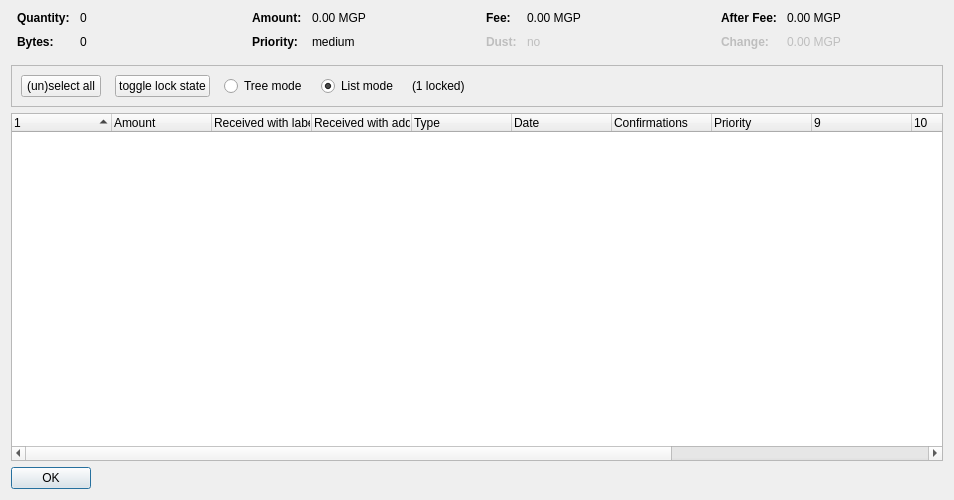
<?xml version="1.0" encoding="UTF-8"?>
<ui version="4.0">
 <class>CoinControlDialog</class>
 <widget class="QDialog" name="CoinControlDialog">
  <property name="geometry">
   <rect>
    <x>0</x>
    <y>0</y>
    <width>954</width>
    <height>500</height>
   </rect>
  </property>
  <property name="windowTitle">
   <string>Coin Selection</string>
  </property>
  <layout class="QVBoxLayout" name="verticalLayout">
   <item>
    <layout class="QHBoxLayout" name="horizontalLayoutTop" stretch="0,0,0,0">
     <property name="topMargin">
      <number>0</number>
     </property>
     <property name="bottomMargin">
      <number>10</number>
     </property>
     <item>
      <layout class="QFormLayout" name="formLayoutCoinControl1">
       <property name="horizontalSpacing">
        <number>10</number>
       </property>
       <property name="verticalSpacing">
        <number>10</number>
       </property>
       <property name="leftMargin">
        <number>6</number>
       </property>
       <property name="rightMargin">
        <number>6</number>
       </property>
       <item row="0" column="0">
        <widget class="QLabel" name="labelCoinControlQuantityText">
         <property name="font">
          <font>
           <weight>75</weight>
           <bold>true</bold>
          </font>
         </property>
         <property name="text">
          <string>Quantity:</string>
         </property>
        </widget>
       </item>
       <item row="0" column="1">
        <widget class="QLabel" name="labelCoinControlQuantity">
         <property name="cursor">
          <cursorShape>IBeamCursor</cursorShape>
         </property>
         <property name="contextMenuPolicy">
          <enum>Qt::ActionsContextMenu</enum>
         </property>
         <property name="text">
          <string notr="true">0</string>
         </property>
         <property name="textInteractionFlags">
          <set>Qt::LinksAccessibleByMouse|Qt::TextSelectableByKeyboard|Qt::TextSelectableByMouse</set>
         </property>
        </widget>
       </item>
       <item row="1" column="0">
        <widget class="QLabel" name="labelCoinControlBytesText">
         <property name="font">
          <font>
           <weight>75</weight>
           <bold>true</bold>
          </font>
         </property>
         <property name="text">
          <string>Bytes:</string>
         </property>
        </widget>
       </item>
       <item row="1" column="1">
        <widget class="QLabel" name="labelCoinControlBytes">
         <property name="cursor">
          <cursorShape>IBeamCursor</cursorShape>
         </property>
         <property name="contextMenuPolicy">
          <enum>Qt::ActionsContextMenu</enum>
         </property>
         <property name="text">
          <string notr="true">0</string>
         </property>
         <property name="textInteractionFlags">
          <set>Qt::LinksAccessibleByMouse|Qt::TextSelectableByKeyboard|Qt::TextSelectableByMouse</set>
         </property>
        </widget>
       </item>
      </layout>
     </item>
     <item>
      <layout class="QFormLayout" name="formLayoutCoinControl2">
       <property name="horizontalSpacing">
        <number>10</number>
       </property>
       <property name="verticalSpacing">
        <number>10</number>
       </property>
       <property name="leftMargin">
        <number>6</number>
       </property>
       <property name="rightMargin">
        <number>6</number>
       </property>
       <item row="0" column="0">
        <widget class="QLabel" name="labelCoinControlAmountText">
         <property name="font">
          <font>
           <weight>75</weight>
           <bold>true</bold>
          </font>
         </property>
         <property name="text">
          <string>Amount:</string>
         </property>
        </widget>
       </item>
       <item row="0" column="1">
        <widget class="QLabel" name="labelCoinControlAmount">
         <property name="cursor">
          <cursorShape>IBeamCursor</cursorShape>
         </property>
         <property name="contextMenuPolicy">
          <enum>Qt::ActionsContextMenu</enum>
         </property>
         <property name="text">
          <string notr="true">0.00 MGP</string>
         </property>
         <property name="textInteractionFlags">
          <set>Qt::LinksAccessibleByMouse|Qt::TextSelectableByKeyboard|Qt::TextSelectableByMouse</set>
         </property>
        </widget>
       </item>
       <item row="1" column="0">
        <widget class="QLabel" name="labelCoinControlPriorityText">
         <property name="font">
          <font>
           <weight>75</weight>
           <bold>true</bold>
          </font>
         </property>
         <property name="text">
          <string>Priority:</string>
         </property>
        </widget>
       </item>
       <item row="1" column="1">
        <widget class="QLabel" name="labelCoinControlPriority">
         <property name="cursor">
          <cursorShape>IBeamCursor</cursorShape>
         </property>
         <property name="contextMenuPolicy">
          <enum>Qt::ActionsContextMenu</enum>
         </property>
         <property name="text">
          <string>medium</string>
         </property>
         <property name="textInteractionFlags">
          <set>Qt::LinksAccessibleByMouse|Qt::TextSelectableByKeyboard|Qt::TextSelectableByMouse</set>
         </property>
        </widget>
       </item>
      </layout>
     </item>
     <item>
      <layout class="QFormLayout" name="formLayoutCoinControl3">
       <property name="horizontalSpacing">
        <number>10</number>
       </property>
       <property name="verticalSpacing">
        <number>10</number>
       </property>
       <property name="leftMargin">
        <number>6</number>
       </property>
       <property name="rightMargin">
        <number>6</number>
       </property>
       <item row="0" column="0">
        <widget class="QLabel" name="labelCoinControlFeeText">
         <property name="font">
          <font>
           <weight>75</weight>
           <bold>true</bold>
          </font>
         </property>
         <property name="text">
          <string>Fee:</string>
         </property>
        </widget>
       </item>
       <item row="0" column="1">
        <widget class="QLabel" name="labelCoinControlFee">
         <property name="cursor">
          <cursorShape>IBeamCursor</cursorShape>
         </property>
         <property name="contextMenuPolicy">
          <enum>Qt::ActionsContextMenu</enum>
         </property>
         <property name="text">
          <string notr="true">0.00 MGP</string>
         </property>
         <property name="textInteractionFlags">
          <set>Qt::LinksAccessibleByMouse|Qt::TextSelectableByKeyboard|Qt::TextSelectableByMouse</set>
         </property>
        </widget>
       </item>
       <item row="1" column="0">
        <widget class="QLabel" name="labelCoinControlLowOutputText">
         <property name="enabled">
          <bool>false</bool>
         </property>
         <property name="font">
          <font>
           <weight>75</weight>
           <bold>true</bold>
          </font>
         </property>
         <property name="text">
          <string>Dust:</string>
         </property>
        </widget>
       </item>
       <item row="1" column="1">
        <widget class="QLabel" name="labelCoinControlLowOutput">
         <property name="enabled">
          <bool>false</bool>
         </property>
         <property name="cursor">
          <cursorShape>IBeamCursor</cursorShape>
         </property>
         <property name="contextMenuPolicy">
          <enum>Qt::ActionsContextMenu</enum>
         </property>
         <property name="text">
          <string>no</string>
         </property>
         <property name="textInteractionFlags">
          <set>Qt::LinksAccessibleByMouse|Qt::TextSelectableByKeyboard|Qt::TextSelectableByMouse</set>
         </property>
        </widget>
       </item>
      </layout>
     </item>
     <item>
      <layout class="QFormLayout" name="formLayoutCoinControl4">
       <property name="horizontalSpacing">
        <number>10</number>
       </property>
       <property name="verticalSpacing">
        <number>10</number>
       </property>
       <property name="leftMargin">
        <number>6</number>
       </property>
       <property name="rightMargin">
        <number>6</number>
       </property>
       <item row="0" column="0">
        <widget class="QLabel" name="labelCoinControlAfterFeeText">
         <property name="font">
          <font>
           <weight>75</weight>
           <bold>true</bold>
          </font>
         </property>
         <property name="text">
          <string>After Fee:</string>
         </property>
        </widget>
       </item>
       <item row="0" column="1">
        <widget class="QLabel" name="labelCoinControlAfterFee">
         <property name="cursor">
          <cursorShape>IBeamCursor</cursorShape>
         </property>
         <property name="contextMenuPolicy">
          <enum>Qt::ActionsContextMenu</enum>
         </property>
         <property name="text">
          <string notr="true">0.00 MGP</string>
         </property>
         <property name="textInteractionFlags">
          <set>Qt::LinksAccessibleByMouse|Qt::TextSelectableByKeyboard|Qt::TextSelectableByMouse</set>
         </property>
        </widget>
       </item>
       <item row="1" column="0">
        <widget class="QLabel" name="labelCoinControlChangeText">
         <property name="enabled">
          <bool>false</bool>
         </property>
         <property name="font">
          <font>
           <weight>75</weight>
           <bold>true</bold>
          </font>
         </property>
         <property name="text">
          <string>Change:</string>
         </property>
        </widget>
       </item>
       <item row="1" column="1">
        <widget class="QLabel" name="labelCoinControlChange">
         <property name="enabled">
          <bool>false</bool>
         </property>
         <property name="cursor">
          <cursorShape>IBeamCursor</cursorShape>
         </property>
         <property name="contextMenuPolicy">
          <enum>Qt::ActionsContextMenu</enum>
         </property>
         <property name="text">
          <string notr="true">0.00 MGP</string>
         </property>
         <property name="textInteractionFlags">
          <set>Qt::LinksAccessibleByMouse|Qt::TextSelectableByKeyboard|Qt::TextSelectableByMouse</set>
         </property>
        </widget>
       </item>
      </layout>
     </item>
    </layout>
   </item>
   <item>
    <widget class="QFrame" name="frame">
     <property name="minimumSize">
      <size>
       <width>0</width>
       <height>40</height>
      </size>
     </property>
     <property name="frameShape">
      <enum>QFrame::StyledPanel</enum>
     </property>
     <property name="frameShadow">
      <enum>QFrame::Sunken</enum>
     </property>
     <layout class="QHBoxLayout" name="horizontalLayout">
      <item>
       <layout class="QHBoxLayout" name="horizontalLayoutPanel" stretch="0,0,0,0,0,0">
        <property name="spacing">
         <number>14</number>
        </property>
        <item>
         <widget class="QPushButton" name="pushButtonSelectAll">
          <property name="sizePolicy">
           <sizepolicy hsizetype="Maximum" vsizetype="Fixed">
            <horstretch>0</horstretch>
            <verstretch>0</verstretch>
           </sizepolicy>
          </property>
          <property name="text">
           <string>(un)select all</string>
          </property>
          <property name="autoDefault">
           <bool>false</bool>
          </property>
         </widget>
        </item>
        <item>
         <widget class="QPushButton" name="pushButtonToggleLock">
          <property name="sizePolicy">
           <sizepolicy hsizetype="Maximum" vsizetype="Fixed">
            <horstretch>0</horstretch>
            <verstretch>0</verstretch>
           </sizepolicy>
          </property>
          <property name="text">
           <string>toggle lock state</string>
          </property>
          <property name="autoDefault">
           <bool>false</bool>
          </property>
         </widget>
        </item>
        <item>
         <widget class="QRadioButton" name="radioTreeMode">
          <property name="sizePolicy">
           <sizepolicy hsizetype="Maximum" vsizetype="Fixed">
            <horstretch>0</horstretch>
            <verstretch>0</verstretch>
           </sizepolicy>
          </property>
          <property name="text">
           <string>Tree mode</string>
          </property>
         </widget>
        </item>
        <item>
         <widget class="QRadioButton" name="radioListMode">
          <property name="sizePolicy">
           <sizepolicy hsizetype="Maximum" vsizetype="Fixed">
            <horstretch>0</horstretch>
            <verstretch>0</verstretch>
           </sizepolicy>
          </property>
          <property name="text">
           <string>List mode</string>
          </property>
          <property name="checked">
           <bool>true</bool>
          </property>
         </widget>
        </item>
        <item>
         <widget class="QLabel" name="labelLocked">
          <property name="text">
           <string>(1 locked)</string>
          </property>
         </widget>
        </item>
        <item>
         <spacer name="horizontalSpacer">
          <property name="orientation">
           <enum>Qt::Horizontal</enum>
          </property>
          <property name="sizeHint" stdset="0">
           <size>
            <width>40</width>
            <height>20</height>
           </size>
          </property>
         </spacer>
        </item>
       </layout>
      </item>
     </layout>
    </widget>
   </item>
   <item>
    <widget class="CoinControlTreeWidget" name="treeWidget">
     <property name="contextMenuPolicy">
      <enum>Qt::CustomContextMenu</enum>
     </property>
     <property name="sortingEnabled">
      <bool>false</bool>
     </property>
     <property name="columnCount">
      <number>13</number>
     </property>
     <attribute name="headerShowSortIndicator" stdset="0">
      <bool>true</bool>
     </attribute>
     <attribute name="headerStretchLastSection">
      <bool>false</bool>
     </attribute>
     <column>
      <property name="text">
       <string/>
      </property>
     </column>
     <column>
      <property name="text">
       <string>Amount</string>
      </property>
     </column>
     <column>
      <property name="text">
       <string>Received with label</string>
      </property>
     </column>
     <column>
      <property name="text">
       <string>Received with address</string>
      </property>
     </column>
     <column>
      <property name="text">
	<string>Type</string>
      </property>
     </column>
     <column>
      <property name="text">	 
       <string>Date</string>
      </property>
     </column>
     <column>
      <property name="text">
       <string>Confirmations</string>
      </property>
      <property name="toolTip">
       <string>Confirmed</string>
      </property>
     </column>
     <column>
      <property name="text">
       <string>Priority</string>
      </property>
     </column>
     <column>
      <property name="text">
       <string/>
      </property>
     </column>
     <column>
      <property name="text">
       <string/>
      </property>
     </column>
     <column>
      <property name="text">
       <string/>
      </property>
     </column>
     <column>
      <property name="text">
       <string/>
      </property>
     </column>
     <column>
      <property name="text">
       <string/>
      </property>
     </column>
    </widget>
   </item>
   <item>
    <widget class="QDialogButtonBox" name="buttonBox">
     <property name="sizePolicy">
      <sizepolicy hsizetype="Maximum" vsizetype="Fixed">
       <horstretch>0</horstretch>
       <verstretch>0</verstretch>
      </sizepolicy>
     </property>
     <property name="orientation">
      <enum>Qt::Horizontal</enum>
     </property>
     <property name="standardButtons">
      <set>QDialogButtonBox::Ok</set>
     </property>
    </widget>
   </item>
  </layout>
 </widget>
 <customwidgets>
  <customwidget>
   <class>CoinControlTreeWidget</class>
   <extends>QTreeWidget</extends>
   <header>coincontroltreewidget.h</header>
  </customwidget>
 </customwidgets>
 <resources/>
 <connections/>
</ui>
